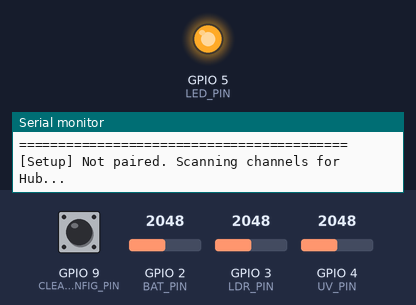
The sketch below on a simulated Seeed XIAO ESP32-C3. On the bench: output pins drawn as LEDs (lit = HIGH), the last lines printed to the serial monitor. The inputs (shaded band) are chosen by the test bench; at power-on: GPIO 2 (BAT_PIN) = 2048, GPIO 3 (LDR_PIN) = 2048, GPIO 4 (UV_PIN) = 2048, GPIO 9 (CLEAR_CONFIG_PIN) HIGH. EEPROM starts erased.

Above: at 2.0 s.
At 4.08 s:
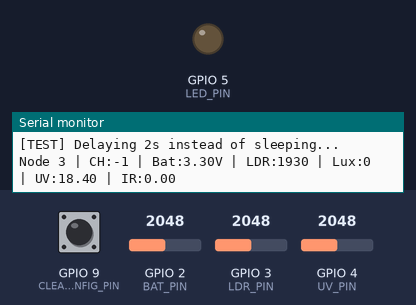
Timing chart, 0 to 4.7 s (numbered marks = the images above):
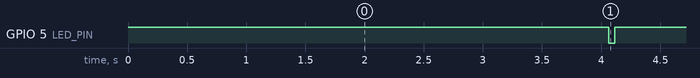

Measured:
- by itself, GPIO 5 (LED_PIN): repeats every 2.1 s: LOW 0.05 s, HIGH 2.0 s

The sketch:

soltra_sensor_node.ino
```cpp
// ═════════════════════════════════════════════
// SOLTRA HARDWARE CONFIG — SENSOR NODE
// Edit this block. Scroll down for the firmware.
// ═════════════════════════════════════════════
//
// NOTE: No ENV_LOCAL / ENV_PRODUCTION toggle needed here.
//       Sensor nodes speak ESP-NOW only — they never talk to
//       the internet directly. Only the Master Hub does.
//
// STEP 1 — NODE ID  (⚠️ THE ONLY CHANGE PER BOARD ⚠️)
//   Change this number (1–4) for each board before flashing.
//   Each sensor node must have a unique ID.
//
#define NODE_ID 3   // ← change to 1, 2, 3, or 4 for each board
//
// STEP 2 — TEST MODE
//   Uncomment the line below to disable deep sleep. This makes continuous
//   flashing and testing much easier as the USB serial port won't disconnect.
//
#define DISABLE_DEEP_SLEEP
//
// ═════════════════════════════════════════════
// END CONFIG — do not edit below unless you know what you're doing
// ═════════════════════════════════════════════

/*
 * PROJECT SOLTRA — Sensor Node (XIAO ESP32C3)
 *
 * ─── ZERO-CONFIGURATION SETUP ────────────────────────────────────────────────
 * On FIRST boot, the node scans channels 1-13, broadcasting a Pairing Request.
 * When the Master Hub responds, the node saves the Hub's MAC and channel.
 *
 * Hold BOOT (GPIO 9) on power-up to reset saved pairing and scan again.
 * ──────────────────────────────────────────────────────────────────────
 *
 * Hardware:
 * - XIAO ESP32C3 or compatible
 * - Adafruit TSL2591 light sensor (I2C)
 * - LDR on A1, UV sensor on A2, Battery on A0, LED on D3
 */

#include <WiFi.h>
#include <esp_now.h>
#include <esp_wifi.h>
#include <Wire.h>
#include <Adafruit_Sensor.h>
#include "Adafruit_TSL2591.h"
#include <Preferences.h>

// ─── BOOT CONFIG CLEAR BUTTON ────────────────────────────────────────────────
#define CLEAR_CONFIG_PIN 9

// ─── PINS ─────────────────────────────────────────────────────────────────────
const int BAT_PIN = A0;
const int LDR_PIN = A1;
const int UV_PIN  = A2;
const int LED_PIN = D3;

Adafruit_TSL2591 tsl = Adafruit_TSL2591(2591);
bool tsl_found = false;

Preferences prefs;

typedef struct {
  int node_id;
  int ldr_value;
  float uv_index;
  float ir_ratio;
  uint32_t lux;
  float battery_v;
} SensorPkt;

typedef struct {
  uint8_t magic; // 0x99
  uint8_t device_type;
} PairingReqPkt;

typedef struct {
  uint8_t magic; // 0xAA
  uint8_t channel;
} PairingAckPkt;

SensorPkt txData;
esp_now_peer_info_t peerInfo;

uint8_t HUB_MAC[6] = {0};
bool hub_paired = false;
volatile bool got_ack = false;

void OnDataSent(const wifi_tx_info_t *info, esp_now_send_status_t status) {
  Serial.printf("[ESP-NOW] TX %s\n", status == ESP_NOW_SEND_SUCCESS ? "OK" : "FAIL");
  if (status != ESP_NOW_SEND_SUCCESS && hub_paired) {
      Serial.println("[ESP-NOW] Send failed. Clearing pairing config to retry next boot.");
      prefs.begin("soltra-node", false);
      prefs.clear();
      prefs.end();
  }
}

void onRecv(const esp_now_recv_info* info, const uint8_t* data, int len) {
  if (len == sizeof(PairingAckPkt) && data[0] == 0xAA) {
    PairingAckPkt ack; memcpy(&ack, data, sizeof(ack));
    memcpy(HUB_MAC, info->src_addr, 6);
    got_ack = true;
    Serial.printf("[PAIRING] Got ACK from Hub on channel %d!\n", ack.channel);
  }
}

void clearConfig() {
  prefs.begin("soltra-node", false);
  prefs.clear();
  prefs.end();
  Serial.println("[Prefs] Config cleared");
}

void setup() {
  Serial.begin(115200);
  pinMode(LED_PIN, OUTPUT);
  digitalWrite(LED_PIN, HIGH);

  unsigned long start_wait = millis();
  while (!Serial && millis() - start_wait < 3000) { delay(10); }

  Serial.printf("\n==========================================\n");
  Serial.printf("   SOLTRA SENSOR NODE %d\n", NODE_ID);
  Serial.printf("==========================================\n");

  pinMode(CLEAR_CONFIG_PIN, INPUT_PULLUP);
  delay(100);
  if (digitalRead(CLEAR_CONFIG_PIN) == LOW) {
    clearConfig();
    Serial.println("[Setup] BOOT held — config cleared.");
  }

  WiFi.mode(WIFI_STA);
  esp_wifi_set_promiscuous(true);

  prefs.begin("soltra-node", false);
  int wifi_channel = prefs.getInt("wifi_channel", -1);
  size_t mac_len = prefs.getBytesLength("hub_mac");
  if (mac_len == 6) {
    prefs.getBytes("hub_mac", HUB_MAC, 6);
    hub_paired = true;
  }
  prefs.end();

  if (wifi_channel == -1 || !hub_paired) {
    Serial.println("[Setup] Not paired. Scanning channels for Hub...");
    if (esp_now_init() != ESP_OK) goto sleep_now;
    esp_now_register_recv_cb(onRecv);

    uint8_t broadcast_mac[] = {0xFF, 0xFF, 0xFF, 0xFF, 0xFF, 0xFF};
    esp_now_peer_info_t bc_peer = {};
    memcpy(bc_peer.peer_addr, broadcast_mac, 6);
    bc_peer.encrypt = false;

    bool found = false;
    for (int ch = 1; ch <= 13; ch++) {
      esp_wifi_set_channel(ch, WIFI_SECOND_CHAN_NONE);
      bc_peer.channel = ch;
      if (esp_now_is_peer_exist(broadcast_mac)) {
        esp_now_del_peer(broadcast_mac);
      }
      esp_now_add_peer(&bc_peer);

      PairingReqPkt req = {0x99, NODE_ID};
      got_ack = false;
      esp_now_send(broadcast_mac, (uint8_t*)&req, sizeof(req));

      delay(150);
      if (got_ack) {
        wifi_channel = ch;
        found = true;
        prefs.begin("soltra-node", false);
        prefs.putInt("wifi_channel", wifi_channel);
        prefs.putBytes("hub_mac", HUB_MAC, 6);
        prefs.end();
        break;
      }
    }

    if (!found) {
      Serial.println("[Setup] Hub not found. Sleeping and retrying later.");
      goto sleep_now;
    }
  }

  esp_wifi_set_channel(wifi_channel, WIFI_SECOND_CHAN_NONE);
  esp_wifi_set_promiscuous(false);

  esp_now_deinit();
  if (esp_now_init() != ESP_OK) goto sleep_now;

  esp_now_register_send_cb(OnDataSent);

  memcpy(peerInfo.peer_addr, HUB_MAC, 6);
  peerInfo.channel = wifi_channel;
  peerInfo.encrypt = false;
  esp_now_add_peer(&peerInfo);

  // ── Read sensors ──────────────────────────────────────────────────────────
  analogSetAttenuation(ADC_11db);
  Wire.begin();
  if (tsl.begin()) {
    tsl.setGain(TSL2591_GAIN_LOW);
    tsl.setTiming(TSL2591_INTEGRATIONTIME_100MS);
    tsl_found = true;
    Serial.println("[Sensor] TSL2591 initialized successfully.");
  } else {
    Serial.println("[Sensor] ERROR: TSL2591 not found. Check I2C wiring (SDA=D4, SCL=D5).");
  }

read_sensors_label:
  {
    int raw_bat   = analogRead(BAT_PIN);
    float battery_v = (raw_bat / 4095.0) * 3.3 * 2.0;
    int ldr_raw   = 4095 - analogRead(LDR_PIN);
    int uv_raw    = analogRead(UV_PIN);
    float uv_voltage = (uv_raw / 4095.0) * 3.3;
    float uv_index   = uv_voltage / 0.1;
    float ir_ratio   = 0.0;
    uint32_t lux     = 0;

    if (tsl_found) {
      uint32_t lum = tsl.getFullLuminosity();
      uint16_t ir  = lum >> 16;
      uint16_t full = lum & 0xFFFF;
      ir_ratio = (full > 0) ? ((float)ir / (float)full) : 0.0;
      lux = tsl.calculateLux(full, ir);
    }

    // ── Per-Node Calibration ────────────────────────────────────────────────
    // BUG 3 FIX: Calibration procedure:
    //
    // LDR (ldr_mult / ldr_off):
    //   1. Place all 4 nodes flat under identical, stable light (e.g. indoor lamp).
    //   2. Open Serial Monitor on each node and record the printed ldr_raw values.
    //   3. Node 1 is the BASELINE. For each other node:
    //        ldr_mult = (node1_reading) / (nodeX_reading)  [corrects gain diff]
    //        ldr_off  = 0  (use offset only if mult alone is insufficient)
    //   4. Example: Node1=1800, Node3=1600  →  ldr_mult = 1800/1600 = 1.125
    //
    // UV (uv_mult / uv_off):
    //   Formula: uv_voltage / 0.1 assumes GUVA-S12SD sensor (0.1V per UV index).
    //   If using a generic UV photodiode, this is likely WRONG — skip UV for now.
    //   Cross-node: repeat same process as LDR under same UV source.
    //
    // Battery:
    //   XIAO ESP32C3 ADC ref ≈ 3.3V, 12-bit (0–4095). Built-in 1:2 divider on A0.
    //   Formula: (raw / 4095.0) * 3.3 * 2.0  is CORRECT for the onboard divider.
    //   Verify with a multimeter: measure actual battery voltage, compare to serial.
    //
    // ─── Measured offsets (update after running calibration procedure) ────────
    float ldr_mult = 1.0; int ldr_off = 0;
    float uv_mult  = 1.0; float uv_off  = 0.0;
    float ir_mult  = 1.0; float ir_off  = 0.0;

    if      (NODE_ID == 1) { /* Baseline — no adjustment */ }
    else if (NODE_ID == 2) { ldr_off = +165; uv_off = +0.6f; }
    else if (NODE_ID == 3) { ldr_off = -117; uv_off = +1.9f; }
    else if (NODE_ID == 4) { ldr_mult = 1.0; ldr_off = 0; /* measure and fill in */ }

    ldr_raw  = max(0, (int)(ldr_raw * ldr_mult) + ldr_off);
    uv_index = max(0.0f, (float)(uv_index * uv_mult) + uv_off);
    ir_ratio = max(0.0f, (float)(ir_ratio * ir_mult) + ir_off);

    txData.node_id   = NODE_ID;
    txData.ldr_value = ldr_raw;
    txData.uv_index  = uv_index;
    txData.ir_ratio  = ir_ratio;
    txData.lux       = lux;
    txData.battery_v = battery_v;

    Serial.printf("Node %d | CH:%d | Bat:%.2fV | LDR:%d | Lux:%u | UV:%.2f | IR:%.2f\n",
      NODE_ID, wifi_channel, battery_v, ldr_raw, lux, uv_index, ir_ratio);

    esp_now_send(HUB_MAC, (uint8_t*)&txData, sizeof(txData));

    digitalWrite(LED_PIN, LOW); delay(50); digitalWrite(LED_PIN, HIGH);
  }

sleep_now:
#ifdef DISABLE_DEEP_SLEEP
  Serial.println("[TEST] Delaying 2s instead of sleeping...");
  delay(2000);
  goto read_sensors_label;
#else
  Serial.println("[SLEEP] Deep sleep 2s...");
  esp_sleep_enable_timer_wakeup(2000000ULL);
  esp_deep_sleep_start();
#endif
}

void loop() {
}
```
